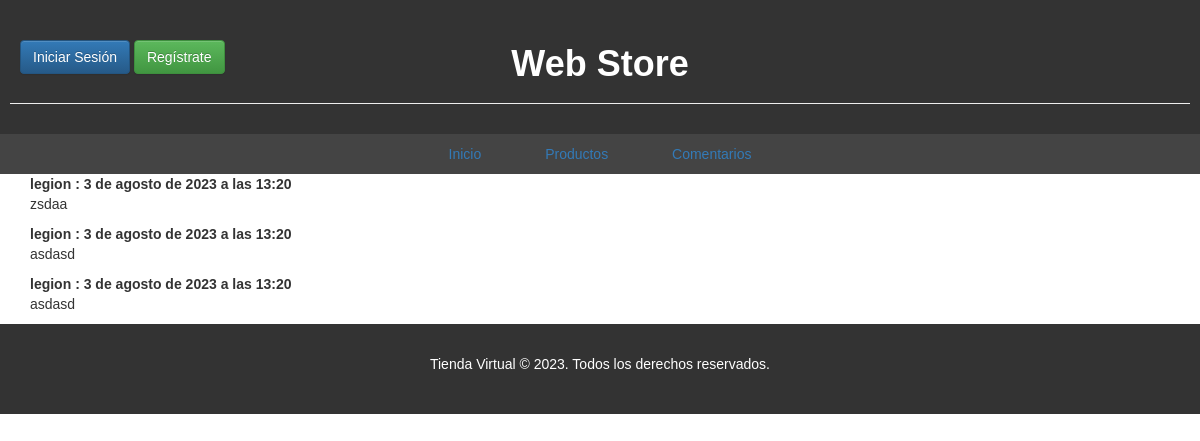
/comment/comments/, run on an earlier commit of the app's database.
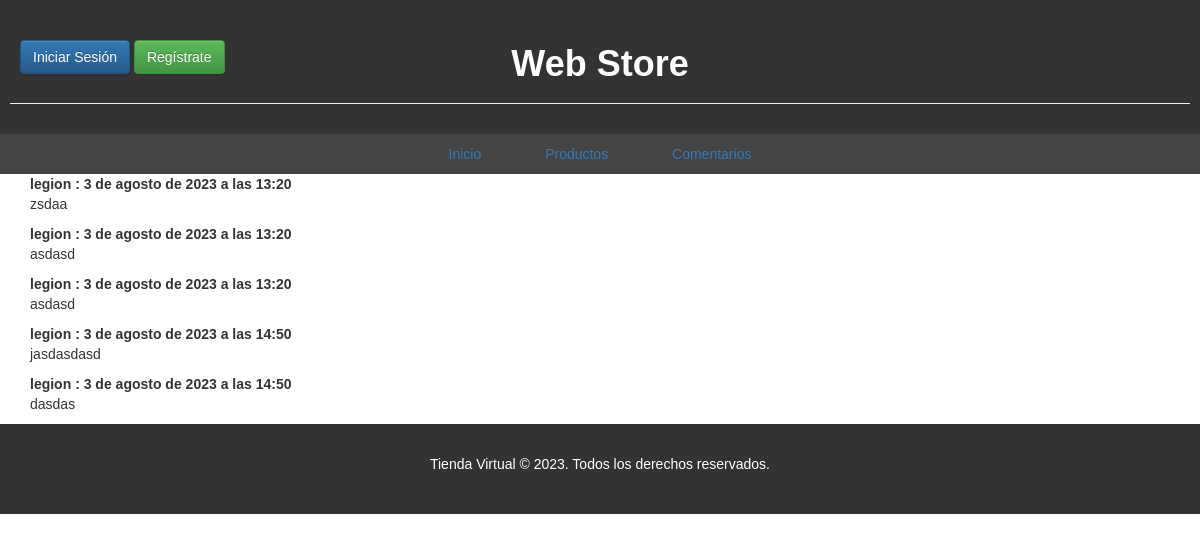
And on a later commit of the database.
### comments/models.py (models this page shows, shortened)
class Comment(models.Model):
    user = models.ForeignKey(User, on_delete=models.CASCADE)
    content = models.TextField()
    created_at = models.DateTimeField(default=timezone.now)

### comments/views.py (the view)
# urls.py: path('comments/', views.comment, name='comment'),
def comment(request):
    comments = Comment.objects.all()
    return render(request, 'contacto.html', {'comments': comments})

### comments/templates/contacto.html (shortened to what this page needs)
{% extends 'index.html' %}
{% block content %}
<div id="comments-list">
    {% for comment in comments %}
        <div class="comment">
            <strong>{{ comment.user.username }} : {{comment.created_at}}</strong>
            <p>{{ comment.content }}</p>
        </div>
    {% endfor %}
</div>
{% endblock %}

What changed in the data, as far as the page shows it:
added Comment: user.username "legion", created_at "3 de agosto de 2023 a las 14:50", content "jasdasdasd"
added Comment: user.username "legion", created_at "3 de agosto de 2023 a las 14:50", content "dasdas"
